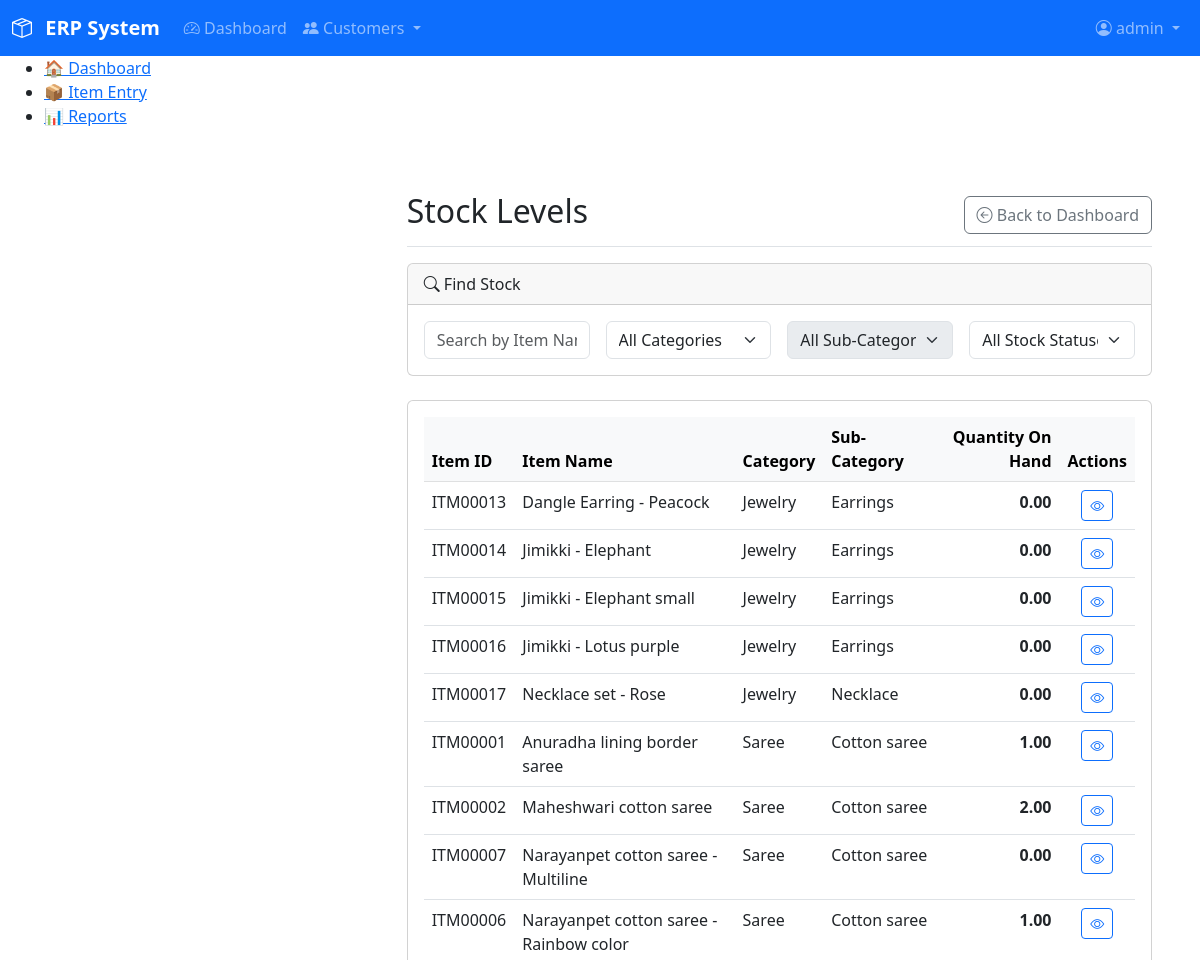
/modules/inventory/list_stock_levels.php (signed in, upper part), run on an earlier commit of the app's database.
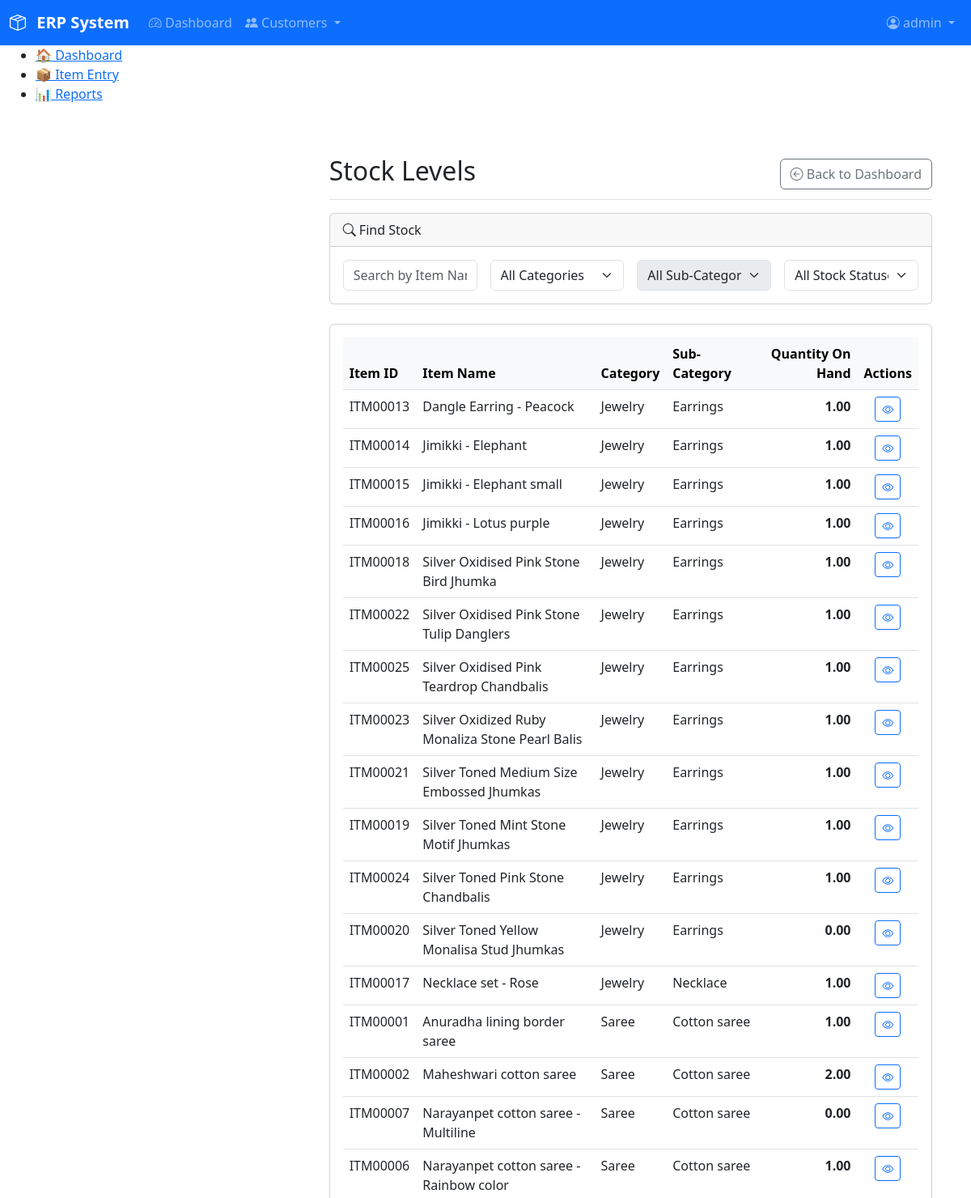
And on a later commit of the database.
### tables this page shows
CREATE TABLE `items` (
  `item_id` varchar(10) NOT NULL,
  `category_sub_id` varchar(10) NOT NULL,
  `name` varchar(150) NOT NULL,
  `uom` varchar(20) NOT NULL DEFAULT 'No',
  `description` text DEFAULT NULL,
  `main_image_path` varchar(255) DEFAULT NULL,
  `created_at` timestamp NOT NULL DEFAULT current_timestamp(),
  `created_by` int(11) DEFAULT NULL,
  `created_by_name` varchar(50) DEFAULT NULL,
  `updated_at` timestamp NULL DEFAULT NULL ON UPDATE current_timestamp(),
  `updated_by` int(11) DEFAULT NULL,
  `updated_by_name` varchar(50) DEFAULT NULL,
  PRIMARY KEY (`item_id`),
  UNIQUE KEY `name` (`name`),
  KEY `category_sub_id` (`category_sub_id`),
  CONSTRAINT `fk_category_sub` FOREIGN KEY (`category_sub_id`) REFERENCES `categories_sub` (`category_sub_id`) ON DELETE CASCADE ON UPDATE CASCADE
);

CREATE TABLE `categories` (
  `category_id` varchar(10) NOT NULL,
  `name` varchar(255) NOT NULL,
  `description` text DEFAULT NULL,
  `created_at` timestamp NOT NULL DEFAULT current_timestamp(),
  `created_by` int(11) DEFAULT NULL,
  `created_by_name` varchar(255) DEFAULT NULL,
  `updated_at` timestamp NULL DEFAULT NULL,
  `updated_by` int(11) DEFAULT NULL,
  `updated_by_name` varchar(255) DEFAULT NULL,
  PRIMARY KEY (`category_id`),
  UNIQUE KEY `name` (`name`)
);

CREATE TABLE `categories_sub` (
  `category_sub_id` varchar(10) NOT NULL,
  `category_id` varchar(10) NOT NULL,
  `name` varchar(100) NOT NULL,
  `description` text DEFAULT NULL,
  `created_at` timestamp NOT NULL DEFAULT current_timestamp(),
  `created_by` int(11) DEFAULT NULL,
  `created_by_name` varchar(50) DEFAULT NULL,
  `updated_at` timestamp NULL DEFAULT NULL ON UPDATE current_timestamp(),
  `updated_by` int(11) DEFAULT NULL,
  `updated_by_name` varchar(50) DEFAULT NULL,
  PRIMARY KEY (`category_sub_id`),
  UNIQUE KEY `name` (`name`),
  KEY `category_id` (`category_id`),
  CONSTRAINT `fk_category` FOREIGN KEY (`category_id`) REFERENCES `categories` (`category_id`) ON DELETE CASCADE ON UPDATE CASCADE
);

### includes/functions.php (called while the page is built, shortened)
<?php
function search_stock_levels($filters = []) {
    $db = db();
    $sql = "
        SELECT
            i.item_id,
            i.name AS item_name,
            c.name AS category_name,
            cs.name AS sub_category_name,
            COALESCE(sl.quantity, 0.00) AS quantity
        FROM items i
        LEFT JOIN stock_levels sl ON i.item_id = sl.item_id
        JOIN categories_sub cs ON i.category_sub_id = cs.category_sub_id
        JOIN categories c ON cs.category_id = c.category_id
        WHERE 1=1
    ";
    $sql .= " ORDER BY c.name, cs.name, i.name";
    $stmt = $db->prepare($sql);
    $stmt->execute();
    $result = $stmt->get_result();
    return $result ? $result->fetch_all(MYSQLI_ASSOC) : [];
}

### modules/inventory/list_stock_levels.php (the view, shortened to what the changed rows need)
<?php
require_once __DIR__ . '/../../includes/functions.php';
$initial_stock_levels = search_stock_levels();
require_once __DIR__ . '/../../includes/header.php';
?>
<div class="container-fluid">
    <div class="row">
        <main class="col-md-9 ms-sm-auto col-lg-10 px-md-4">
            <div class="d-flex justify-content-between flex-wrap flex-md-nowrap align-items-center pt-3 pb-2 mb-3 border-bottom">
                <h1 class="h2">Stock Levels</h1>
            </div>
            <div class="card">
                <div class="card-body">
                    <div class="table-responsive">
                        <table class="table table-hover">
                            <thead class="table-light">
                                <tr>
                                    <th>Item ID</th>
                                    <th>Item Name</th>
                                    <th>Category</th>
                                    <th>Sub-Category</th>
                                    <th class="text-end">Quantity On Hand</th>
                                    <th class="text-center">Actions</th>
                                </tr>
                            </thead>
                            <tbody id="stockListTableBody">
                                <?php if (empty($initial_stock_levels)): ?>
                                    <tr><td colspan="6" class="text-center text-muted">No items found.</td></tr>
                                <?php else: ?>
                                    <?php foreach ($initial_stock_levels as $item): ?>
                                        <tr>
                                            <td><?= htmlspecialchars($item['item_id']) ?></td>
                                            <td><?= htmlspecialchars($item['item_name']) ?></td>
                                            <td><?= htmlspecialchars($item['category_name']) ?></td>
                                            <td><?= htmlspecialchars($item['sub_category_name']) ?></td>
                                            <td class="text-end fw-bold"><?= htmlspecialchars(number_format($item['quantity'], 2)) ?></td>
                                            <td class="text-center">
                                                <a href="/modules/inventory/view_item.php?item_id=<?= htmlspecialchars($item['item_id']) ?>" class="btn btn-sm btn-outline-primary" title="View Item Details">
                                                    <i class="bi bi-eye"></i>
                                                </a>
                                            </td>
                                        </tr>
                                    <?php endforeach; ?>
                                <?php endif; ?>
                            </tbody>
                        </table>
                    </div>
                </div>
            </div>
        </main>
    </div>
</div>
<?php require_once __DIR__ . '/../../includes/footer.php'; ?>

What changed in the data, as far as the page shows it:
computed for items "ITM00013": quantity "0.00" → "1.00"
computed for items "ITM00014": quantity "0.00" → "1.00"
computed for items "ITM00015": quantity "0.00" → "1.00"
computed for items "ITM00016": quantity "0.00" → "1.00"
added items: item_id "ITM00018", name "Silver Oxidised Pink Stone Bird Jhumka", categories.name "Jewelry", category_sub.name "Earrings", quantity "1.00"
added items: item_id "ITM00022", name "Silver Oxidised Pink Stone Tulip Danglers", categories.name "Jewelry", category_sub.name "Earrings", quantity "1.00"
added items: item_id "ITM00025", name "Silver Oxidised Pink Teardrop Chandbalis", categories.name "Jewelry", category_sub.name "Earrings", quantity "1.00"
added items: item_id "ITM00023", name "Silver Oxidized Ruby Monaliza Stone Pearl Balis", categories.name "Jewelry", category_sub.name "Earrings", quantity "1.00"
added items: item_id "ITM00021", name "Silver Toned Medium Size Embossed Jhumkas", categories.name "Jewelry", category_sub.name "Earrings", quantity "1.00"
added items: item_id "ITM00019", name "Silver Toned Mint Stone Motif Jhumkas", categories.name "Jewelry", category_sub.name "Earrings", quantity "1.00"
added items: item_id "ITM00024", name "Silver Toned Pink Stone Chandbalis", categories.name "Jewelry", category_sub.name "Earrings", quantity "1.00"
added items: item_id "ITM00020", name "Silver Toned Yellow Monalisa Stud Jhumkas", categories.name "Jewelry", category_sub.name "Earrings", quantity "0.00"
computed for items "ITM00017": quantity "0.00" → "1.00"
